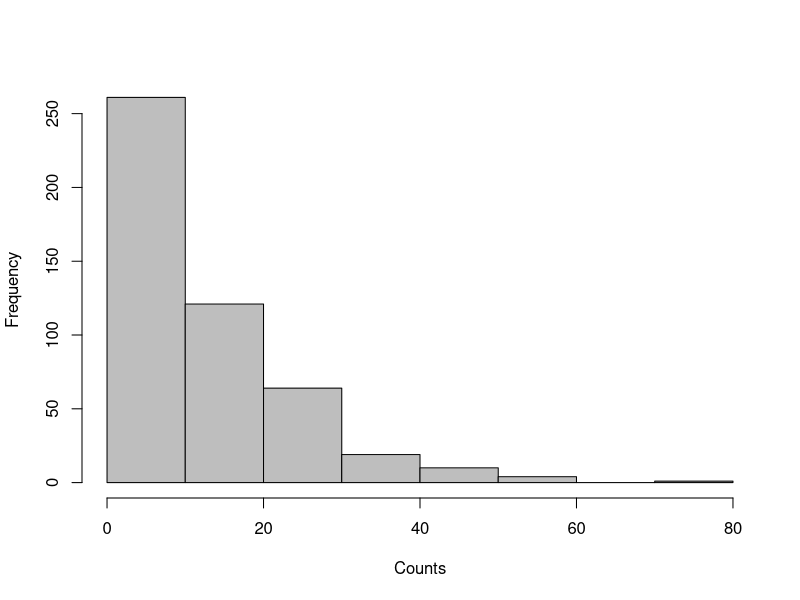
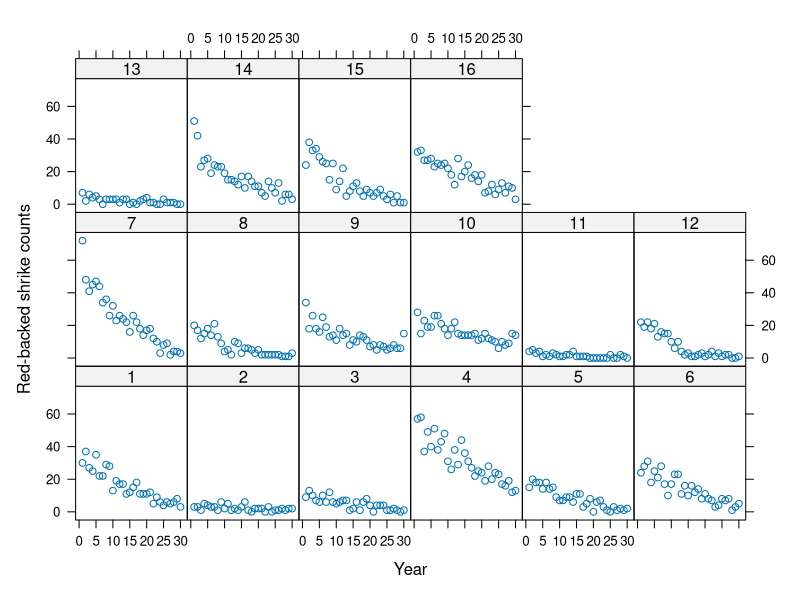
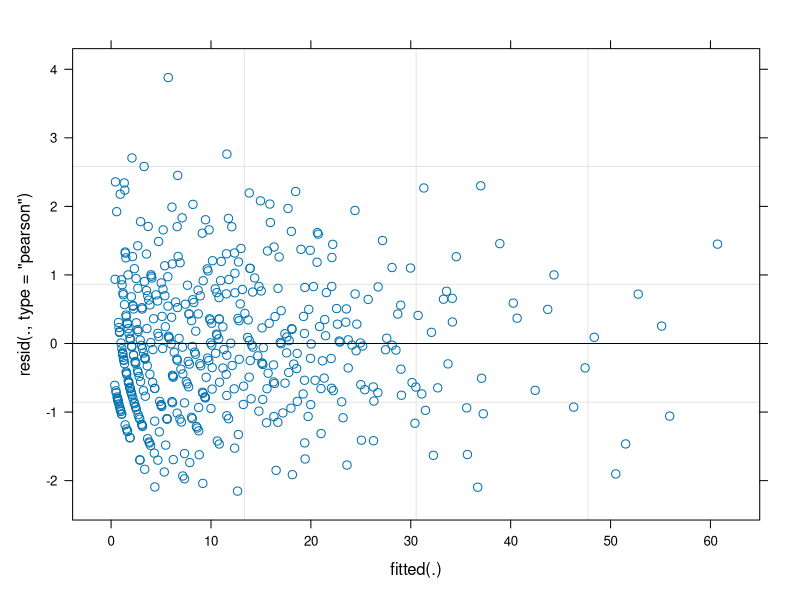

These charts were generated, in order, by the following R code:
## ---- chunk 1
n.groups <- 16
n.years <- 30
n <- n.groups * n.years
pop <- gl(n = n.groups, k = n.years)
## ---- chunk 2
original.year <- rep(1:n.years, n.groups)
year <- (original.year-1)/29
## ---- chunk 3
Xmat <- model.matrix(~pop*year-1-year)
print(Xmat[1:21,], dig = 2) 		# Print top 21 rows
## ---- chunk 4
intercept.mean <- 3			# Choose values for the hyperparams
intercept.sd <- 1
slope.mean <- -2
slope.sd <- 0.6
intercept.effects<-rnorm(n = n.groups, mean = intercept.mean, sd = intercept.sd)
slope.effects <- rnorm(n = n.groups, mean = slope.mean, sd = slope.sd)
all.effects <- c(intercept.effects, slope.effects) # Put them all together
## ---- chunk 5
lin.pred <- Xmat[,] %*% all.effects	# Value of lin.predictor
C <- rpois(n = n, lambda = exp(lin.pred)) # Exponentiate and add Poisson noise
hist(C, col = "grey", xlab = "Counts", main = "")			# Inspect what we’ve created
## ---- chunk 6
library("lattice")
xyplot(C ~ original.year | pop, ylab = "Red-backed shrike counts", xlab = "Year")
## ---- chunk 7
library('lme4')
glmm.fit <- glmer(C ~ year + (1 | pop) + ( 0+ year | pop), family = poisson)
summary(glmm.fit)				# Inspect results
## ---- chunk 8
plot(glmm.fit)
